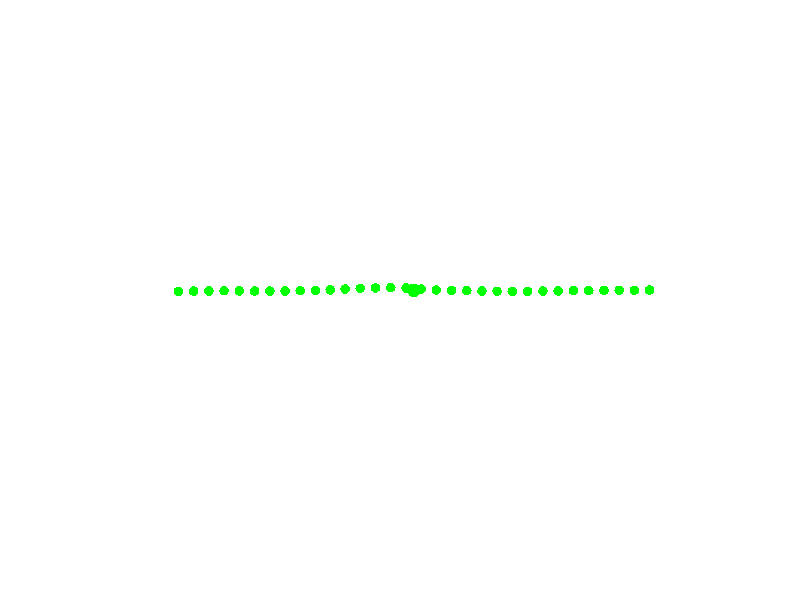

Source code (MATLAB): (Note: this script raises an error after producing the figure.)
%
%  
%
% Copyright (c) 2013 Junjie Cao
clc;clear all;close all;
addpath(genpath('../../'));
DEBUG = 1;

%% input
BarTop = [0.293195, 0.363208, 1.38009
0.273968, 0.36307, 1.37754
0.25467, 0.362952, 1.3756
0.235315, 0.362821, 1.37434
0.215936, 0.362648, 1.37355
0.196547, 0.362448, 1.37312
0.177155, 0.362206, 1.37351
0.157766, 0.36191, 1.37392
0.138373, 0.361663, 1.37414
0.118992, 0.361552, 1.37492
0.099642, 0.361646, 1.37619
0.0803398, 0.362023, 1.37806
0.0610625, 0.362541, 1.38014
0.0417726, 0.362902, 1.38208
0.0224478, 0.363303, 1.38368
0.00319045, 0.3645, 1.38566
-0.0160554, 0.365908, 1.38762
-0.0353928, 0.36636, 1.38898
-0.0547735, 0.366077, 1.38953
-0.0741538, 0.365506, 1.38949
-0.0933258, 0.364414, 1.38683
-0.112223, 0.363512, 1.38256
-0.131062, 0.36278, 1.378
-0.150256, 0.362362, 1.37529
-0.169554, 0.362024, 1.3734
-0.188916, 0.361846, 1.37226
-0.208303, 0.361927, 1.37183
-0.227696, 0.36222, 1.37201
-0.247063, 0.362274, 1.37301
-0.266401, 0.362085, 1.3745
-0.285717, 0.361856, 1.37615
-0.304993, 0.361626, 1.37831];

BarBottom = [0.293195, 0.363208, 0.776878
0.273968, 0.36307, 0.77433
0.25467, 0.362952, 0.772394
0.235315, 0.362821, 0.771136
0.215936, 0.362648, 0.770344
0.196547, 0.362448, 0.769915
0.177155, 0.362206, 0.770305
0.157766, 0.36191, 0.770707
0.138373, 0.361663, 0.770936
0.118992, 0.361552, 0.771707
0.099642, 0.361646, 0.772979
0.0803398, 0.362023, 0.774849
0.0610625, 0.362541, 0.776935
0.0417726, 0.362902, 0.778874
0.0224478, 0.363303, 0.780475
0.00319045, 0.3645, 0.782456
-0.0160554, 0.365908, 0.784411
-0.0353928, 0.36636, 0.785771
-0.0547735, 0.366077, 0.786326
-0.0741538, 0.365506, 0.786276
-0.0933258, 0.364414, 0.783623
-0.112223, 0.363512, 0.779346
-0.131062, 0.36278, 0.774789
-0.150256, 0.362362, 0.772082
-0.169554, 0.362024, 0.770191
-0.188916, 0.361846, 0.769052
-0.208303, 0.361927, 0.768622
-0.227696, 0.36222, 0.768804
-0.247063, 0.362274, 0.769805
-0.266401, 0.362085, 0.771295
-0.285717, 0.361856, 0.772943
-0.304993, 0.361626, 0.775097];
c1 = mean(BarTop);
c2 = mean(BarBottom);
c = 0.5*(c1+c2);
figure('Name','input'); set(gcf,'color','white');hold on;
scatter3(BarTop(:,1),BarTop(:,2), BarTop(:,3),50,'g','filled');
scatter3(c1(:,1),c1(:,2), c1(:,3),100,'g','filled');
scatter3(BarBottom(:,1),BarBottom(:,2), BarBottom(:,3),50,'b','filled');
scatter3(c2(:,1),c2(:,2), c2(:,3),100,'b','filled');
scatter3(c(:,1),c(:,2), c(:,3),100,'r','filled');
axis off; axis equal; mouse3d;

%% rotate verts2 around center Axis 
center = [-0.00610979, 0.362943, 1.07664];
direction =[-0.999992, -0.00264463, -0.00297619];
angle = 3.14159;

figure('Name','c++'); set(gcf,'color','white');hold on;
scatter3(BarTop(:,1),BarTop(:,2), BarTop(:,3),50,'g','filled');
scatter3(c1(:,1),c1(:,2), c1(:,3),100,'g','filled');
scatter3(BarBottom(:,1),BarBottom(:,2), BarBottom(:,3),50,'b','filled');
scatter3(c2(:,1),c2(:,2), c2(:,3),100,'b','filled');
scatter3(center(:,1),center(:,2), center(:,3),100,'r','filled');
axis off; axis equal; mouse3d;

%%
line = [center direction];
rot = createRotation3dLineAngle(line, angle);
[axisR angle2] = rotation3dAxisAndAngle(rot);
angle2

newvertices = transformPoint3d(BarBottom,rot);
sum( sqrt(sum((BarTop - newvertices).^2,2)) )/size(BarTop,1)

scatter3(newvertices(:,1),newvertices(:,2), newvertices(:,3),50,'r','filled');